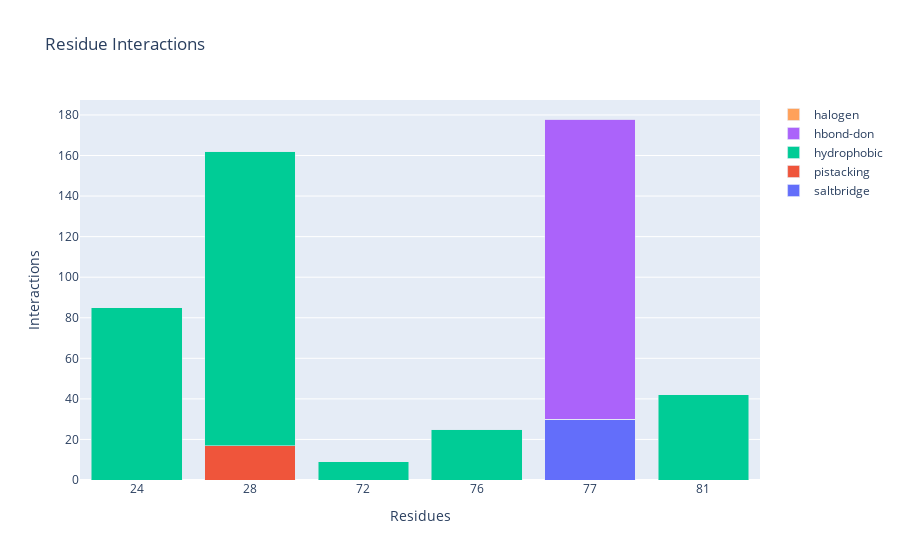
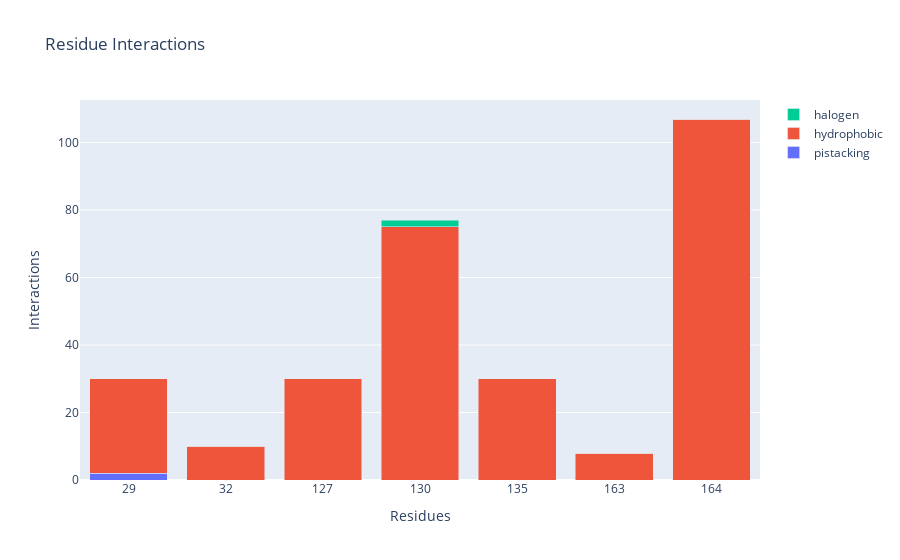

Here is the notebook cell these charts were saved with, in order:
### Markdown cell above
### HIT 2 SEESAR poses hotspot interactions

### Code cell
ligands_path = DATA / "docked_seesar_pose_A_hittwo_30pose"

plipify_ligand_protein_preparation(ligands_path, protein_path, protein_name)

for chain in ["C", "D"]:
    interaction_fp_generator(chain, ligands_path)

### Figure 1 — Plotly figure (JSON) as saved in the notebook; plotly's stock layout.template omitted (floating-point values rounded to 4 significant figures)
{"data": [{"name": "saltbridge", "type": "bar", "x": [24, 28, 72, 76, 77, 81], "y": [0, 0, 0, 0, 30, 0]}, {"name": "pistacking", "type": "bar", "x": [24, 28, 72, 76, 77, 81], "y": [0, 17, 0, 0, 0, 0]}, {"name": "hydrophobic", "type": "bar", "x": [24, 28, 72, 76, 77, 81], "y": [85, 145, 9, 25, 0, 42]}, {"name": "hbond-don", "type": "bar", "x": [24, 28, 72, 76, 77, 81], "y": [0, 0, 0, 0, 148, 0]}, {"name": "halogen", "type": "bar", "x": [24, 28, 72, 76, 77, 81], "y": [0, 0, 0, 0, 0, 0]}], "layout": {"barmode": "stack", "title": {"text": "Residue Interactions"}, "xaxis": {"title": {"text": "Residues"}, "type": "category"}, "yaxis": {"title": {"text": "Interactions"}}}}

### Figure 2 — Plotly figure (JSON) as saved in the notebook; plotly's stock layout.template omitted (floating-point values rounded to 4 significant figures)
{"data": [{"name": "pistacking", "type": "bar", "x": [29, 32, 127, 130, 135, 163, 164], "y": [2, 0, 0, 0, 0, 0, 0]}, {"name": "hydrophobic", "type": "bar", "x": [29, 32, 127, 130, 135, 163, 164], "y": [28, 10, 30, 75, 30, 8, 107]}, {"name": "halogen", "type": "bar", "x": [29, 32, 127, 130, 135, 163, 164], "y": [0, 0, 0, 2, 0, 0, 0]}], "layout": {"barmode": "stack", "title": {"text": "Residue Interactions"}, "xaxis": {"title": {"text": "Residues"}, "type": "category"}, "yaxis": {"title": {"text": "Interactions"}}}}
